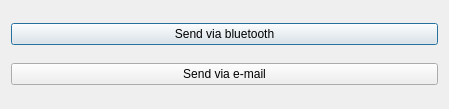
<?xml version="1.0" encoding="UTF-8"?>
<ui version="4.0">
 <class>ShareDialog</class>
 <widget class="QDialog" name="ShareDialog">
  <property name="geometry">
   <rect>
    <x>0</x>
    <y>0</y>
    <width>449</width>
    <height>109</height>
   </rect>
  </property>
  <property name="windowTitle">
   <string>Share</string>
  </property>
  <layout class="QVBoxLayout" name="verticalLayout">
   <item>
    <widget class="QPushButton" name="bluetoothButton">
     <property name="text">
      <string>Send via bluetooth</string>
     </property>
    </widget>
   </item>
   <item>
    <widget class="QPushButton" name="emailButton">
     <property name="text">
      <string>Send via e-mail</string>
     </property>
    </widget>
   </item>
  </layout>
 </widget>
 <resources/>
 <connections/>
</ui>
